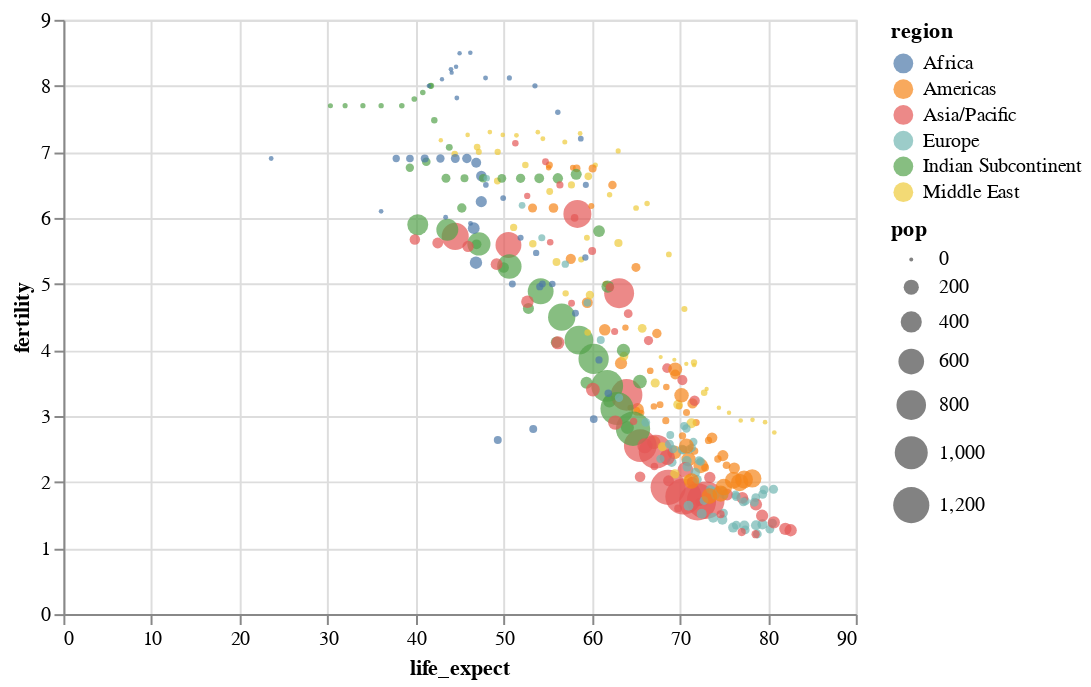

Notebook code cell kept with this figure:
### Code cell
chart = alt.Chart(
    df
).mark_circle(  # circles instead of points
).encode(
    x='life_expect',
    y='fertility',
    color='region:N',
    size='pop'  # population maps to circle size
)

chart.display()

### Figure 1 — Vega-Lite specification as saved in the notebook (floating-point values rounded to 4 significant figures; data arrays with more than 128 entries replaced by an {"elided": "..."} marker saying what was removed)
{"$schema": "https://vega.github.io/schema/vega-lite/v3.4.0.json", "config": {"mark": {"tooltip": null}, "view": {"height": 300, "width": 400}}, "data": {"name": "data-eb55b3c04935b1d5bce4fa9a8c24136b"}, "datasets": {"data-eb55b3c04935b1d5bce4fa9a8c24136b": {"elided": "308 records"}}, "encoding": {"color": {"field": "region", "type": "nominal"}, "size": {"field": "pop", "type": "quantitative"}, "x": {"field": "life_expect", "type": "quantitative"}, "y": {"field": "fertility", "type": "quantitative"}}, "mark": "circle"}
